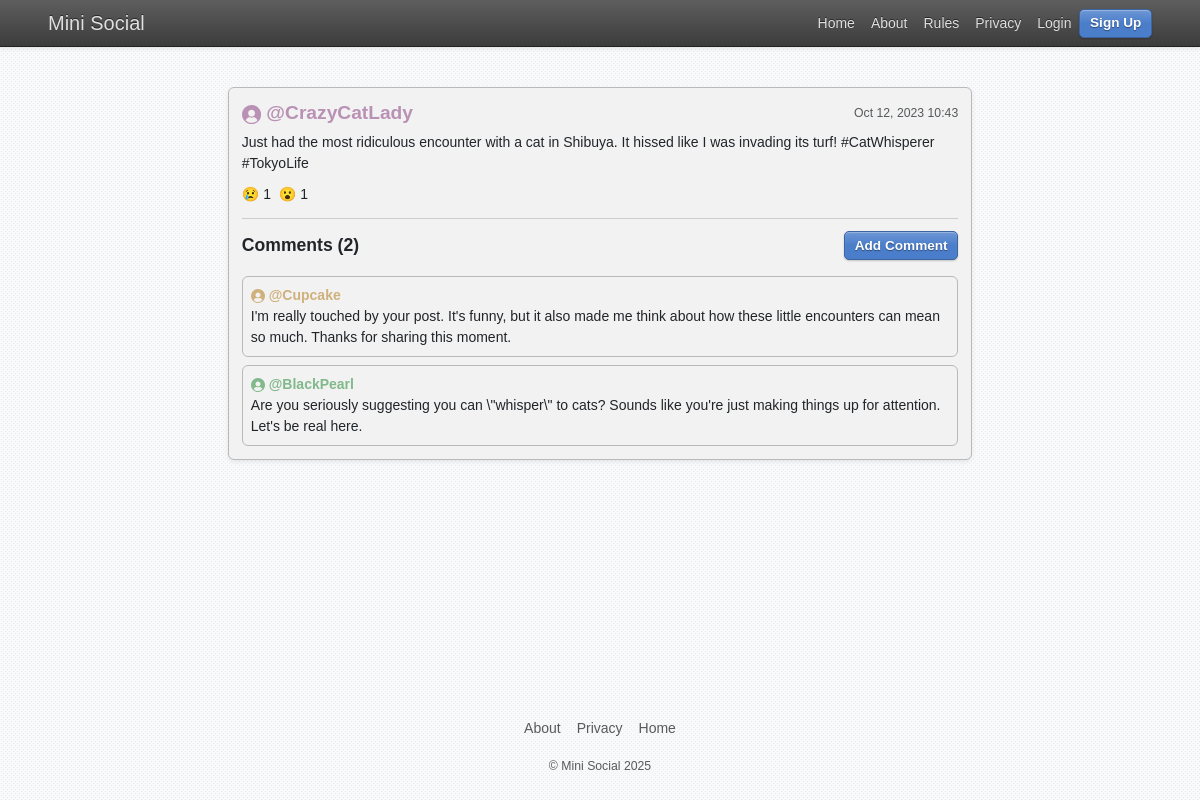
/posts/1718, run on the app's committed database.
### tables this page shows
CREATE TABLE users (
  id int NOT NULL,
  username varchar(50) NOT NULL,
  location varchar(100) DEFAULT NULL,
  birthdate date DEFAULT NULL,
  created_at timestamp NULL DEFAULT CURRENT_TIMESTAMP,
  profile text, password TEXT);

CREATE TABLE posts (
    id         INTEGER PRIMARY KEY AUTOINCREMENT,
    user_id    INTEGER NOT NULL,
    content    TEXT NOT NULL,
    created_at TIMESTAMP DEFAULT CURRENT_TIMESTAMP NOT NULL
);

CREATE TABLE comments (
    id INTEGER PRIMARY KEY AUTOINCREMENT,
    post_id INTEGER NOT NULL,
    user_id INTEGER NOT NULL,
    content TEXT NOT NULL,
    created_at TIMESTAMP DEFAULT CURRENT_TIMESTAMP NOT NULL
    -- You can add Foreign Keys here if you want, but it's not required for this fix
    -- FOREIGN KEY (post_id) REFERENCES posts(id) ON DELETE CASCADE,
    -- FOREIGN KEY (user_id) REFERENCES users(id) ON DELETE CASCADE
);

### exercise-3/app.py (the view)
@app.route('/posts/<int:post_id>')
def post_detail(post_id):
    post_raw = query_db('''
        SELECT p.id, p.content, p.created_at, u.username, u.id as user_id
        FROM posts p
        JOIN users u ON p.user_id = u.id
        WHERE p.id = ?
    ''', (post_id,), one=True)
    if not post_raw:
        abort(404)
    post = dict(post_raw)
    moderated_post_content, _ = moderate_content(post['content'])
    post['content'] = moderated_post_content
    reactions = query_db('''
        SELECT reaction_type, COUNT(*) as count
        FROM reactions
        WHERE post_id = ?
        GROUP BY reaction_type
    ''', (post_id,))
    comments_raw = query_db('SELECT c.id, c.content, c.created_at, u.username, u.id as user_id FROM comments c JOIN users u ON c.user_id = u.id WHERE c.post_id = ? ORDER BY c.created_at ASC', (post_id,))
    comments = [] # Create a new list for the moderated comments
    for comment_raw in comments_raw:
        comment = dict(comment_raw) # Convert to a dictionary
        print(comment['content'])
        moderated_comment_content, _ = moderate_content(comment['content'])
        comment['content'] = moderated_comment_content
        comments.append(comment)
    return render_template('post_detail.html.j2',
                           post=post,
                           reactions=reactions,
                           comments=comments,
                           reaction_emojis=REACTION_EMOJIS,
                           reaction_types=REACTION_TYPES)

### exercise-3/app.py (called while the page is built)
def get_db():
    if 'db' not in g:
        g.db = sqlite3.connect(
            DATABASE,
            detect_types=sqlite3.PARSE_DECLTYPES
        )
        g.db.row_factory = sqlite3.Row
    return g.db

@app.teardown_appcontext
def close_connection(exception):
    db = g.pop('db', None)
    if db is not None:
        db.close()

def query_db(query, args=(), one=False, commit=False):
    db = get_db()
    try:
        with db:
            cur = db.execute(query, args)
        if not commit:
            rv = cur.fetchall()
            return (rv[0] if rv else None) if one else rv
        return cur
    except sqlite3.Error as e:
        print(f"Database error: {e}")
        return None

@app.template_filter('datetimeformat')
def datetimeformat(value):
    if isinstance(value, datetime):
        dt = value
    elif isinstance(value, str):
        dt = datetime.strptime(value, '%Y-%m-%d %H:%M:%S')
    else:
        return "N/A"
    return dt.strftime('%b %d, %Y %H:%M')

@app.template_global()
def loop_color(user_id):
    h = hashlib.md5(str(user_id).encode()).hexdigest()
    r = int(h[0:2], 16)
    g = int(h[2:4], 16)
    b = int(h[4:6], 16)
    return f'rgb({r % 128 + 80}, {g % 128 + 80}, {b % 128 + 80})'

### exercise-3/templates/post_detail.html.j2 (shortened to what this page needs)
{% extends "base.html.j2" %}
{% block content %}
{% from "macros/user_macros.html.j2" import user_display %}
<div class="col-md-8 mx-auto pt-4">
  <div class="card shadow-sm">
    <div class="card-body">
      <div class="d-flex justify-content-between align-items-center">
        <h3 class="card-title mb-0">
          <a href="/u/{{ post.user_id }}">{{ user_display(post.username) }}</a>
        </h3>
        {% if session.get('user_id') == post.user_id %}
        <div class="d-flex align-items-center">
            <small class="text-muted me-3">{{ post.created_at|datetimeformat }}</small>
            <form action="{{ url_for('delete_post', post_id=post.id) }}" method="POST" onsubmit="return confirm('Are you sure you want to delete this post?');">
                <button type="submit" class="btn btn-danger" title="Delete Post">
                   delete
                </button>
            </form>
        </div>
        {% else %}
        <small class="text-muted">{{ post.created_at|datetimeformat }}</small>
        {% endif %}
      </div>
      <p class="card-text mt-2">{{ post.content }}</p>
      <div class="d-flex align-items-center mt-2 mb-2">
        <div class="reactions-display me-2">
            {% if reactions %}
              {% for react in reactions %}
                <span class="text-dark me-1" title="{{ react.reaction_type|capitalize }}">
                  {{ reaction_emojis.get(react.reaction_type, '👍') }} {{ react.count }}
                </span>
              {% endfor %}
            {% else %}
              <span class="text-muted small">No reactions yet</span>
            {% endif %}
        </div>
      </div>
      <hr>
      <div class="d-flex justify-content-between align-items-center mb-2">
          {% if comments %}
            <h4 class="mb-0">Comments ({{ comments | count }})</h4>
          {% else %}
            <h4 class="mb-0">Comments</h4>
          {% endif %}
          <button class="btn btn-primary btn-sm" data-bs-toggle="modal" data-bs-target="#addCommentModal-{{ post.id }}">Add Comment</button>
      </div>
      {% if comments %}
      <ul class="list-group list-group-flush shadow-none border-0">
        {% for comment in comments %}
        <li class="card shadow-none p-2 mt-2">
          <div class="d-flex justify-content-between">
            <div>
              <strong><a href="/u/{{ comment.username }}">{{ user_display(comment.username) }}</a></strong>
              <p class="mb-0">{{ comment.content }}</p>
          </div>
        </li>
        {% endfor %}
      </ul>
      {% endif %}
    </div>
  </div>
</div>
{% endblock %}

### exercise-3/templates/macros/user_macros.html.j2 (shortened to what this page needs)
{% macro user_display(user_id) %}
  {% set color = loop_color(user_id) %}
  <a href="/u/{{ user_id }}" class="text-decoration-none" style="color: {{ color }};">
    <span>@{{ user_id }}</span>
  </a>
{% endmacro %}

### exercise-3/static/skeuostrap.css (style rules this page uses)
:root { --bs-spacer: 0.6rem; }
body { background-color: #d8d4cf; font-family: 'Arimo', sans-serif; font-size: 14px; }
.btn { padding: 0.2rem 0.6rem; font-size: 0.85rem; border: 1px solid rgba(0, 0, 0, 0.4); box-shadow: inset 0 1px 1px rgba(255, 255, 255, 0.3), 0 1px 2px rgba(0, 0, 0, 0.2); background-image: linear-gradient(to bottom, rgba(255, 255, 255, 0.2), rgba(255, 255, 255, 0) 50%); text-shadow: 0 1px 1px rgba(0, 0, 0, 0.4); color: #fff !important; font-weight: bold; transition: all 0.1s ease-in-out; border-radius: 5px; }
.btn-primary { background-color: #4a7dca; border-color: #3b64a1; }
.card, .jumbotron, .modal-content, .offcanvas, .accordion, .alert, .list-group, .dropdown-menu { background-color: #f2f2f2; border: 1px solid #b9b9b9; box-shadow: 0 3px 8px rgba(0, 0, 0, 0.2), inset 0 1px 2px rgba(0, 0, 0, 0.1); border-radius: 6px; }
.card-body, .modal-body, .offcanvas-body { padding: 0.8rem; }
h3 { font-size: 1.2rem; }
h4 { font-size: 1.1rem; }
h1,h2,h3,h4,h5,h6 { font-weight: bold; }
p { margin-bottom: 0.6rem; }
hr { margin: 0.8rem 0; border: 0; height: 2px; background-image: linear-gradient(to right, rgba(0,0,0,0), rgba(0,0,0,0.25), rgba(0,0,0,0)); }
hr { border: 0; height: 1px; background-color: #ccc; opacity: 1; background-image: none; }

### exercise-3/static/custom_style.css (style rules this page uses)
body { display: flex; flex-direction: column; min-height: 100vh; margin: 0; }

### data on the page
users: username "CrazyCatLady"
posts: created_at "Oct 12, 2023 10:43", content "Just had the most ridiculous encounter with a cat in Shibuya. It hissed like I was invading its turf! #CatWhisperer #TokyoLife"
comments: content "I'm really touched by your post. It's funny, but it also made me think about how these little encounters can mean so much. Thanks for sharing this moment."
users: username "Cupcake"
comments: content "Are you seriously suggesting you can \\\"whisper\\\" to cats? Sounds like you're just making things up for attention. Let's be real here."
users: username "BlackPearl"

### other printed values
{{ reaction_emojis.get(react.reaction_type, '👍') }} "😢" "😮"
{{ react.count }} "1" "1"
{{ comments | count }} "2"
